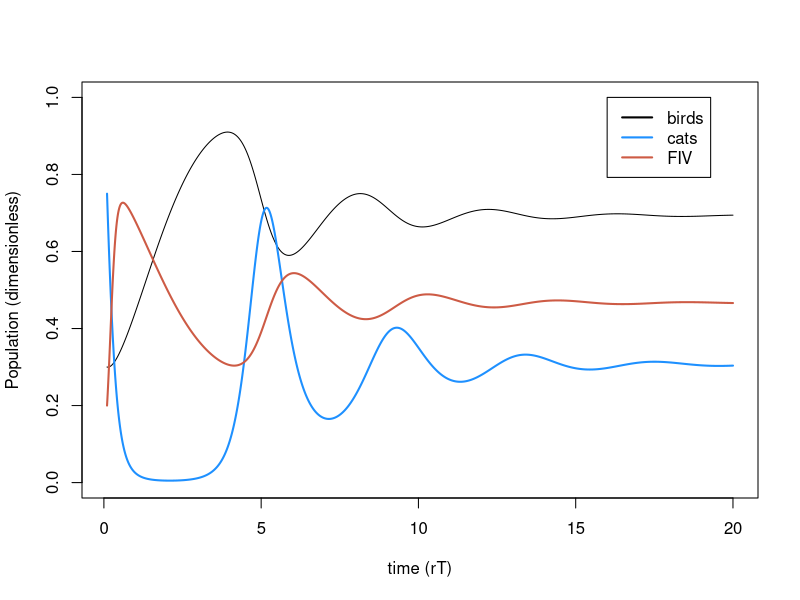
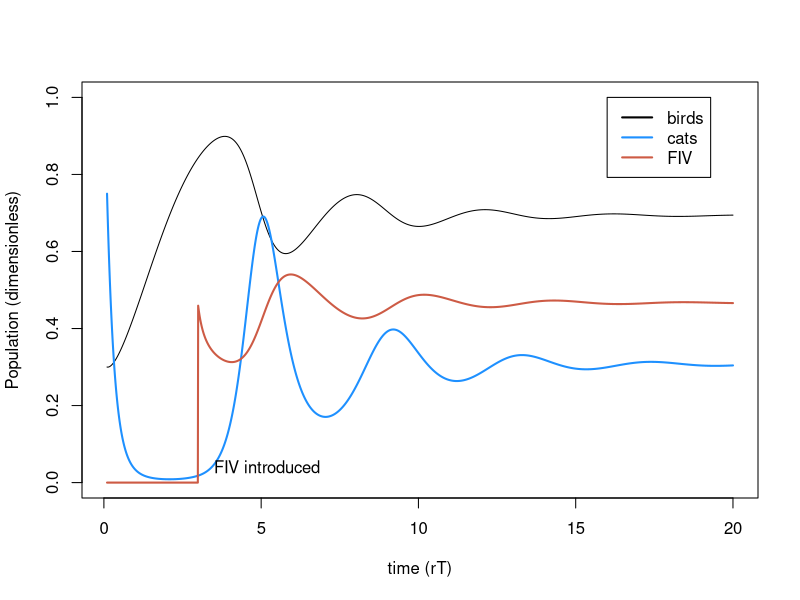
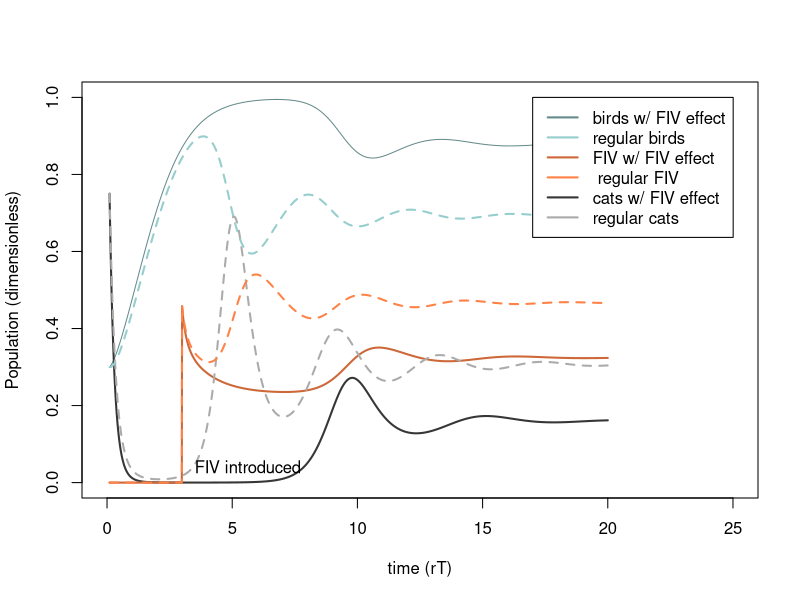
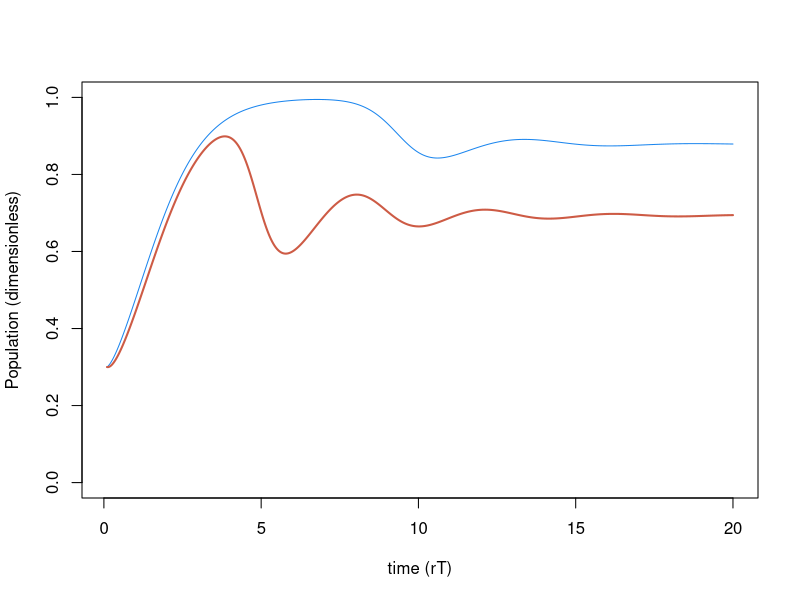
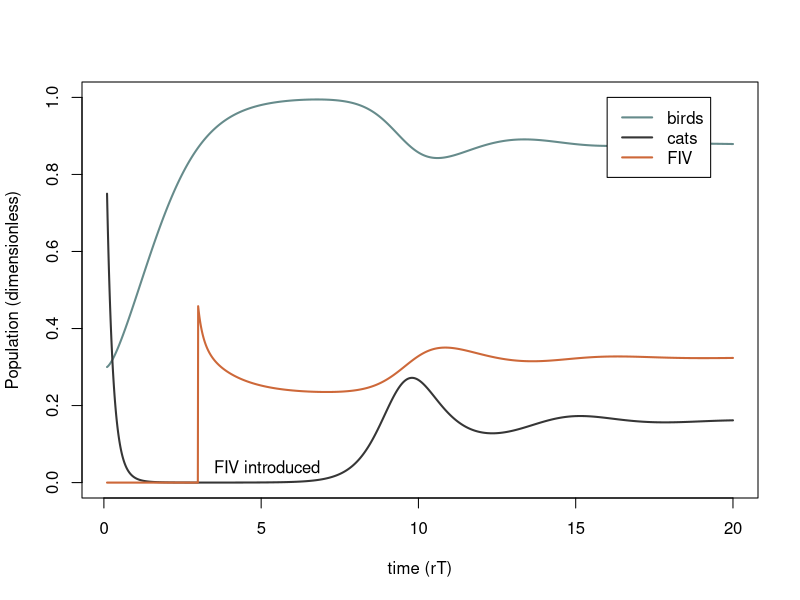
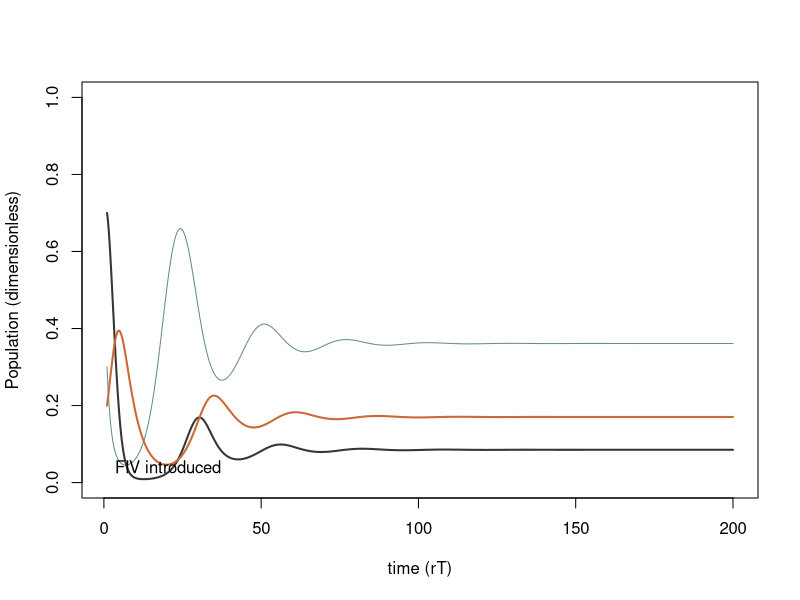
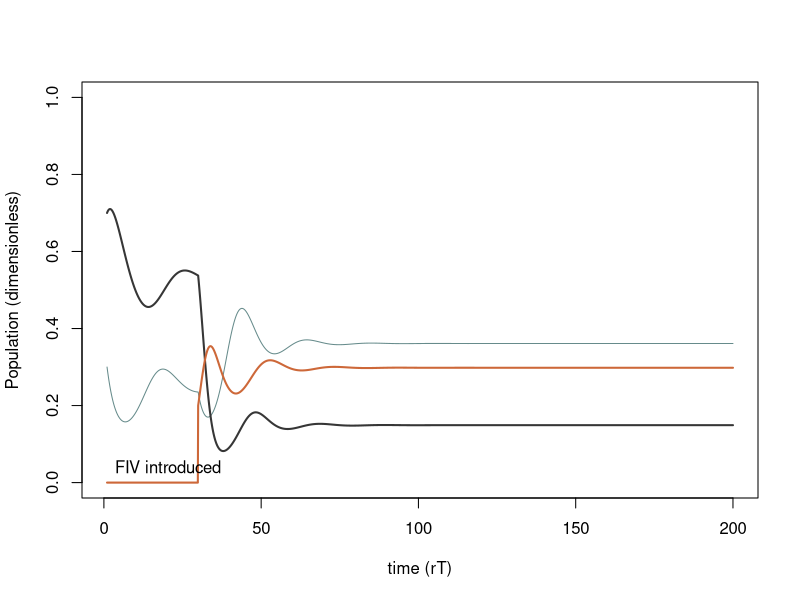

Here is the R script that generated these plots, in order:
## ---- chunk 1
##Variables
#N.v <- NaN    ## population size for victims (birds)
#N.p <- NaN    ## population size for predators (cats)
t.time.set <- seq(1, 200, length.out= 2000) ## time

##Parameter values##
#K <- NaN            # carrying capacity               (will be estimated from dimensionless parameters)
#u <- NaN            # predation rate                  (will be estimated from dimensionless parameters)
#beta.ma <- NaN      # contact rate for mass action    (will be estimated from dimensionless parameters)    

r.v <- 0.1          # per capita growth rate of birds in the model
a <- 0.03           # trophic conversion efficiency of cats
d.p <- 0.6          # natural per capita death rate of cats
beta.pm <- 1.5      # contact rate for proportionate mixing
delta <- 0.2        # virulence

#core equations
#B <- N.v/K
B.set <-seq(0, 1, length.out=20000)
#C <- N.p*u/r.v
t.set <- r.v*t.time.set

#dimensionless parameters
sigma.pm <- beta.pm/r.v
#sigma.pm.set <- seq(0,25, length.out = 20000)
#sigma.ma <- beta.ma * C/u 
#sigma.ma.set<- seq(0, 250, length.out = 20000)

#e <- alpha*u*K/r.v
e <- 10
#e.set <- seq(0, 25, length.out = 20000)
m <- d.p/r.v
alpha <- delta/r.v

## ---- chunk 2
B.simu1 <- NaN*t.set 
  B.simu1[1] <- .3
C.simu1 <- NaN*t.set
  C.simu1[1] <- .75
I.simu1 <- NaN*t.set
 I.simu1[1] <- 0.2

#for PM
for(i in 2:length(t.set)){
  
  dt <- t.set[i]-t.set[i-1]
  B <- B.simu1[i-1]
  C <- C.simu1[i-1]
  I <- I.simu1[i-1]
  
  dB <- (B*(1-B) -B*C) *dt
  dC <- (e*B*C - m*C - alpha*C*I)*dt
  dI <- (((sigma.pm - alpha)* (1-I) - e*B)*I) *dt
  
  B.simu1[i] <- B + dB
  C.simu1[i] <- C + dC
  I.simu1[i] <- I + dI
}

  
plot(t.set, B.simu1, type= "l", ylim= c(0, 1), ylab="Population (dimensionless)", xlab="time (rT)")  
lines(t.set,C.simu1,lwd=2,col='dodgerblue')
lines(t.set, I.simu1, lwd = 2, col= "coral3")
legend(x=16,y=1, col = c("black","dodgerblue","coral3"), lty=1,lwd=2,legend = c("birds", "cats", "FIV"))

## ---- chunk 3
B.simu2 <- NaN*t.set 
  B.simu2[1] <- .3
C.simu2 <- NaN*t.set
  C.simu2[1] <- .75
I.simu2 <- NaN*t.set
# I.simu2[1] <- 0
## ---- chunk 4
#for PM
for(i in 2:length(t.set)){
  
  	if(t.set[i] < 3){I.simu2[i-1] <- 0 } else { 
  	  if(t.set[i] == 3) {I.simu2[i-1] <- 0.2} else { I<- I.simu2[i-1]}}
	
  dt <- t.set[i]-t.set[i-1]
  B <- B.simu2[i-1]
  C <- C.simu2[i-1]
  #I.simu2[i-1]
  
  dB <- (B*(1-B) -B*C) *dt
  dC <- (e*B*C - m*C - alpha*C*I)*dt
  dI <- (((sigma.pm - alpha)* (1-I) - e*B)*I) *dt
  
  B.simu2[i] <- B + dB
  C.simu2[i] <- C + dC
  I.simu2[i] <- I + dI
}

plot(t.set, B.simu2, type= "l", ylim= c(0, 1), ylab="Population (dimensionless)", xlab="time (rT)")  
lines(t.set,C.simu2,lwd=2,col='dodgerblue')
lines(t.set, I.simu2, lwd = 2, col= "coral3")
legend(x=16,y=1, col = c("black","dodgerblue","coral3"), lty=1,lwd=2,legend = c("birds", "cats", "FIV"))
text(x=3.5, y=0.04, adj=0, label="FIV introduced")
## ---- chunk 5
l <- 0.25 #percent activity of sick cats (lathargy)
#for PM
B.simu3 <- NaN*t.set 
  B.simu3[1] <- .3
C.simu3 <- NaN*t.set
  C.simu3[1] <- .75
I.simu3 <- NaN*t.set
#I.simu3[1] <- 0

for(i in 2:length(t.set)){
  
  	if(t.set[i] < 3){I.simu3[i-1] <- 0 } else { 
  	  if(t.set[i] == 3) {I.simu3[i-1] <- 0.2} else { I<- I.simu3[i-1]}}
	
  dt <- t.set[i]-t.set[i-1]
  B <- B.simu3[i-1]
  C <- C.simu3[i-1]
  #I.simu3[i-1]
  
  dB <- (B*(1-B) -B*C*(1-I) - l*B*I*C ) *dt
  dC <- (e*(B*C*(1-I) + l*B*I*C) - m*C - alpha*C*I)*dt
  dI <- (((sigma.pm - alpha)* (1-I) - e*B)*I) *dt
  
  B.simu3[i] <- B + dB
  C.simu3[i] <- C + dC
  I.simu3[i] <- I + dI
}

plot(t.set, B.simu3, type= "l", ylim= c(0, 1), xlim=c(0, 25), ylab="Population (dimensionless)", xlab="time (rT)", col='paleturquoise4')  
lines(t.set,C.simu3,lwd=2,col='gray21')
lines(t.set, I.simu3, lwd = 2, col= "sienna3")
lines(t.set,C.simu2,lwd=2, lty= 2, col='gray67')
lines(t.set, I.simu2, lwd = 2,lty= 2, col= "sienna1")
lines(t.set,B.simu2,lwd=2,lty= 2, col='paleturquoise3')

legend(x=17,y=1, col = c("paleturquoise4","paleturquoise3","sienna3", "sienna1", "gray21", "gray67"), lty=1,lwd=2,legend = c("birds w/ FIV effect", "regular birds", "FIV w/ FIV effect", " regular FIV", "cats w/ FIV effect", "regular cats"))
text(x=3.5, y=0.04, adj=0, label="FIV introduced")




plot(t.set, B.simu3,type= "l", ylim= c(0, 1), ylab="Population (dimensionless)", xlab="time (rT)", col= 'Dodgerblue2')
lines(t.set, B.simu2, lwd=2, col= 'coral3')



plot(t.set, B.simu3, type= "l", ylim= c(0, 1), lwd=2, ylab="Population (dimensionless)", xlab="time (rT)", col='paleturquoise4')  
lines(t.set,C.simu3,lwd=2,col='gray21')
lines(t.set, I.simu3, lwd = 2, col= "sienna3")

legend(x=16,y=1, col = c("paleturquoise4","gray21","sienna3"), lty=1,lwd=2,legend = c("birds", "cats", "FIV"))
text(x=3.5, y=0.04, adj=0, label="FIV introduced")

## ---- chunk 6

mu <- 1 #not given
a <- 0.6 #trophic conversion
d <- 0.15 #per capita death
beta.pm <- .75 #pm contact rate
delta <- .1 # virulence
K<- 1
r<- .4

l <- 0.25 #percent activity of sick cats (lathargy)
#for PM
N.simu4 <- NaN*t.time.set 
  N.simu4[1] <- .3
S.simu4 <- NaN*t.time.set
  S.simu4[1] <- .7
I.simu4 <- NaN*t.time.set
  I.simu4[1] <- .2

for(i in 2:length(t.time.set)){
  
	
  dt <- t.time.set[i]-t.time.set[i-1]
  N <- N.simu4[i-1]
  S <- S.simu4[i-1]
  I <- I.simu4[i-1]
  
  P <- S + I
  
  dN <- (r*N*(1-N/K)-mu*N*P) * dt
  dS <- ((a*mu*N*P)-(d*S) - (beta.pm*(S*I/P))) * dt
  dI <- (beta.pm* (S*I/P) - d*I -delta*I) * dt
  
  N.simu4[i] <- N + dN
  S.simu4[i] <- S + dS
  I.simu4[i] <- I + dI
 }

plot(t.time.set, N.simu4, type= "l", ylim= c(0,1), ylab="Population (dimensionless)", xlab="time (rT)", col='paleturquoise4')  
lines(t.time.set,S.simu4,lwd=2,col='gray21')
lines(t.time.set, I.simu4, lwd = 2, col= "sienna3")


legend(x=150,y=10, col = c("paleturquoise4","sienna3", "gray21" ), lty=1,lwd=2,legend = c( "regular birds",  " regular FIV", "regular cats"))
text(x=3.5, y=0.04, adj=0, label="FIV introduced")





## ---- chunk 7
mu <- 1 #predation rate
a <- 0.6 #trophic conversion
d <- 0.15 #per capita death
#beta.pm <- .33 #pm contact rate
#delta <- .16 # virulence
K<- 1
r<- .7

l <- 0.25 #percent activity of sick cats (lathargy)
#for PM
N.simu6 <- NaN*t.time.set 
  N.simu6[1] <- .3
S.simu6 <- NaN*t.time.set
  S.simu6[1] <- .7
I.simu6 <- NaN*t.time.set
 # I.simu6[1] <- .0

for(i in 2:length(t.time.set)){
  
 if(t.time.set[i] < 30){I.simu6[i-1] <- 0 } else { 
  	 if((t.time.set[i] > 30.068533) &&(t.time.set[i] < 30.168082)) {I.simu6[i-1] <- 0.2} else {}}
	
  dt <- t.time.set[i]-t.time.set[i-1]
  N <- N.simu6[i-1]
  S <- S.simu6[i-1]
  I <- I.simu6[i-1]
  P <- S + I
  
  dN <- (r*N*(1-N/K)-mu*N*P) * dt
  dS <- ((a*mu*N*P)-(d*S) - (beta.pm*(S*I/P))) * dt
  dI <- (beta.pm* (S*I/P) - d*I -delta*I) * dt
  
  N.simu6[i] <- N + dN
  S.simu6[i] <- S + dS
  I.simu6[i] <- I + dI
 }

plot(t.time.set, N.simu6, type= "l", ylim= c(0,1),ylab="Population (dimensionless)", xlab="time (rT)", col='paleturquoise4')  
lines(t.time.set, S.simu6,lwd=2,col='gray21')
lines(t.time.set, I.simu6, lwd = 2, col= "sienna3")


legend(x=150,y=10, col = c("paleturquoise4","sienna3", "gray21" ), lty=1,lwd=2,legend = c( "regular birds",  " regular FIV", "regular cats"))
text(x=3.5, y=0.04, adj=0, label="FIV introduced")
